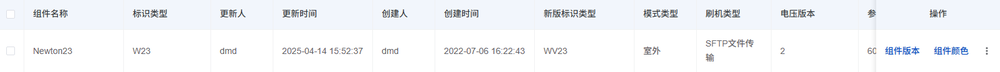
#> input picture src/Protocol/image/UAVComponents_search.png, 1000 x 72 px, shrunk from 1606 x 116 before the run
$ python -i text_color.py   (imports and definitions only)
#> lines starting #> are read from the running program, lines starting #| are printed output that depends on the picture; after the words box and inside, x2 and y2 are one past the last pixel; in counts of white or black regions, pixels touching at a corner belong together
#> further down, picture is the input picture: PIL image 1000x72 RGBA; mean R, G, B, A 244, 245.8, 248.4, 255
import uiautomation as auto
from PIL import Image
import numpy as np
import cv2
import os


# [73 lines left out: function capture_control_screenshot, not called in this run]


def detect_red_color(image, threshold=30, red_ratio=0.05):
    """
    检测图像中是否存在红色

    参数:
        image: PIL Image 或 numpy array
        threshold: 红色阈值 (0-255)
        red_ratio: 红色像素占比阈值

    返回:
        bool: 是否存在红色
    """
#> called with threshold = 30, red_ratio = 0.05
    if isinstance(image, Image.Image):
        img_array = np.array(image.convert('RGB'))
    else:
        img_array = image

    if len(img_array.shape) == 3 and img_array.shape[2] == 3:
        img_bgr = cv2.cvtColor(img_array, cv2.COLOR_RGB2BGR)
    else:
        img_bgr = img_array

    hsv = cv2.cvtColor(img_bgr, cv2.COLOR_BGR2HSV)
#> hsv: shape (72, 1000, 3); mean H, S, V 48, 6.8, 249.2

    lower_red1 = np.array([0, threshold, threshold])
    upper_red1 = np.array([10, 255, 255])

    lower_red2 = np.array([160, threshold, threshold])
    upper_red2 = np.array([180, 255, 255])

    mask1 = cv2.inRange(hsv, lower_red1, upper_red1)
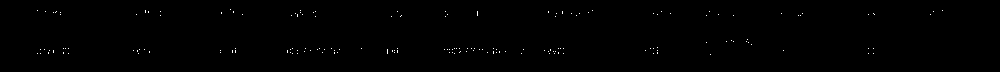
#> mask1: shape (72, 1000); 0.29% white in thin lines or dots, all inside (x1, y1, x2, y2) = (37, 9, 943, 55)
    mask2 = cv2.inRange(hsv, lower_red2, upper_red2)
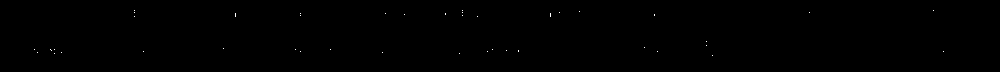
#> mask2: shape (72, 1000); 0.07% white in thin lines or dots, all inside (x1, y1, x2, y2) = (34, 10, 944, 56)
    mask = cv2.bitwise_or(mask1, mask2)
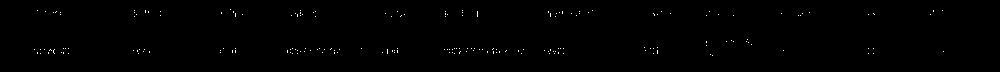
#> mask: shape (72, 1000); 0.36% white in thin lines or dots, all inside (x1, y1, x2, y2) = (34, 9, 944, 56)

    red_pixels = cv2.countNonZero(mask)
#> red_pixels = 262
    total_pixels = img_array.shape[0] * img_array.shape[1]
#> total_pixels = 72000
    red_percentage = red_pixels / total_pixels
#> red_percentage = 0.00364

    print(f"[TEST] 风速信息红色像素: {red_pixels}/{total_pixels} (占比{red_percentage*100:.2f}%)")
#| [TEST] 风速信息红色像素: 262/72000 (占比0.36%)

    return red_percentage >= red_ratio


# [39 lines left out: function check_text_color_red, not called in this run]

>>> from PIL import Image
>>> picture = Image.open('../src/Protocol/image/UAVComponents_search.png')
>>> result = detect_red_color(picture)
#> result = False

$ run again, on src/Protocol/image/assist_equipment_search.png
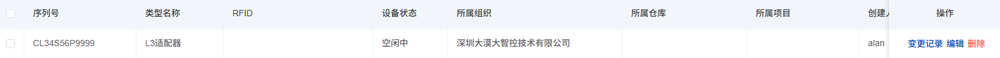
#> input picture src/Protocol/image/assist_equipment_search.png, 1000 x 58 px, shrunk from 1605 x 93 before the run
#> picture is the input picture: PIL image 1000x58 RGBA; mean R, G, B, A 243.1, 245, 248.3, 255
#> hsv: shape (58, 1000, 3); mean H, S, V 57.2, 7.7, 249.2
#> in detect_red_color, `mask1 = cv2.inRange(hsv, lower_red1, upper_red1)`:
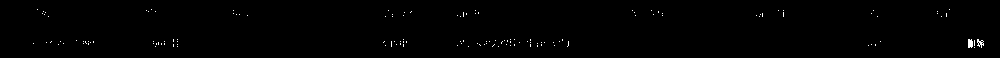
#> mask1: shape (58, 1000); 0.48% white in thin lines or dots, all inside (x1, y1, x2, y2) = (33, 9, 984, 48)
#> mask2: shape (58, 1000); 0.13% white in thin lines or dots, all inside (x1, y1, x2, y2) = (40, 10, 985, 48)
#> in detect_red_color, `mask = cv2.bitwise_or(mask1, mask2)`:
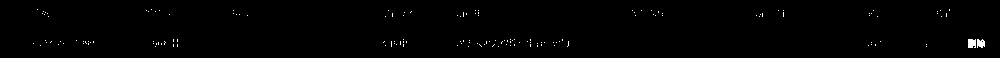
#> mask: shape (58, 1000); 0.6% white in thin lines or dots, all inside (x1, y1, x2, y2) = (33, 9, 985, 48)
#> red_pixels = 350
#> red_percentage = 0.00603
#| [TEST] 风速信息红色像素: 350/58000 (占比0.60%)
#> result = False
